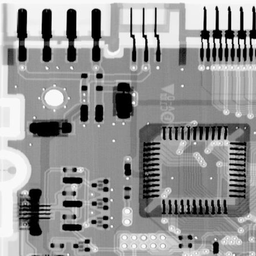
%> input picture image/circuit.tif (cropped and resized to the size of MATLAB's example picture), 256 x 256 px, given in place of rice.png, which was not available
$ octave 3_test_implement_blob_labeling.m   (GNU Octave 9; MATLAB toolbox functions it lacks are replaced by stand-ins)
%> lines starting %> are read from the running program, lines starting %| are printed output that depends on the picture; in (x1, y1, x2, y2) boxes, pixels count from 0 and x2, y2 are one past the last pixel; in counts of white or black regions, pixels touching at a corner belong together; the program's own positions count from 1; pictures that were not available may be replaced by others from this repository, and a replacement may not be noted
### source_code/myBlLabel8.m
function [output] = myBlLabel8(input)

% size of input image
[row, col]=size(input);

% process output size
output = zeros(row,col);

% default
background = 1; labelnum = 0; labellevel = 0;
A=0; B=0; C=0; D=0;

for j=1:row % image in matlab is 세로 * 가로
    for i=1:col
        if input(i,j) ~= 0

            % define section
            if i==1 % first row
                if j ~= 1 % not a first column
                    A = background; B = background; C = background;
                    D = output(i,j-1);
                else % first column
                    A=background; B=background; C=background; D=background;
                end
            elseif j==1 % first column on the every line
                if i ~= 1 % and not a first row
                    A = background; D = background;
                    B = output(i-1,j); C = output(i-1,j+1);
                end
            elseif j==col % last column line on the every line
                C = background;
                A = output(i-1,j-1); B = output(i-1,j); D = output(i,j-1);

            else
                A = output(i-1,j-1); B = output(i-1,j);
                C = output(i-1,j+1); D = output(i,j-1);
            end

            % Blob labeling
            if (A ~= 0) || (B ~= 0) || (C ~= 0) || (D ~= 0)
                Index = [A B C D];
                output(i,j) = max(Index);
            else
                labellevel = labellevel+1; % set labeling level %lab 1=1, lab2=0.25
                labelnum = round(labellevel);
                output(i,j) = labelnum+1;

            end

           % [5 lines of commented-out code are left out]

        else
            output(i,j) = 0;
        end

    end % end column for loop
end % end row for loop
end % function end

### source_code/3_test_implement_blob_labeling.m
%% Lab2-1
BW = logical([1 1 1 0 0 0 0 0;
    1 1 1 0 1 1 0 0;
    1 1 1 0 1 1 0 0;
    1 1 1 0 0 0 1 0;
    1 1 1 0 0 0 1 0;
    1 1 1 0 0 0 1 0;
    1 1 1 0 0 1 1 0;
    1 1 1 0 0 0 0 0]);

figure(1); subplot(1,3,1); imagesc(BW), colorbar;
title('Input image');


L = bwlabel(BW,8);
subplot(1,3,2); imagesc(L); colormap jet; colorbar;
title('Built-in Blob labeling')
[r, c]=find(L==2);
rc=[r c]

L1 = myBlLabel8(BW);
subplot(1,3,3); imagesc(L1); colormap jet; colorbar;
title('My Blob labeling');
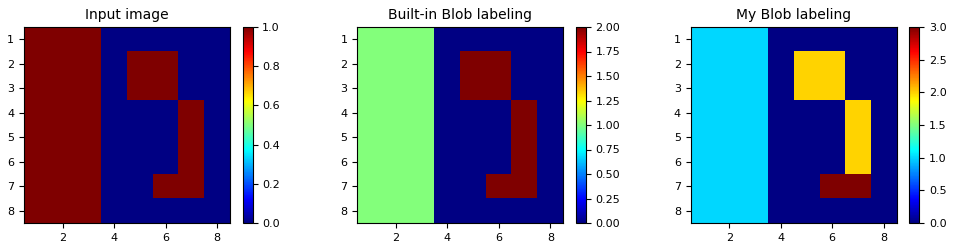
%> figure redrawn from the program's plot data, 3 panels
[r1, c1]=find(L1==2);
rc1=[r1 c1]

%% Lab2-2
% load a gray image
grayImage = imread('rice.png');
%> grayImage is the input picture: size 256x256 uint8; min 0, max 255, mean 149.1
figure(2), subplot(2,2,1); imshow(grayImage);
title('Input gray image');

% thresholding
brightBlobs = grayImage > 128; % Find bright things.
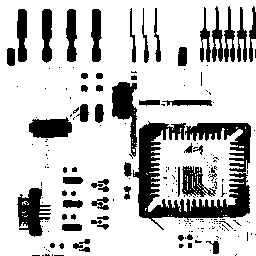
%> brightBlobs: size 256x256 logical; 77.6% white; 209 black regions (151 under 20 px), largest, box (x1, y1, x2, y2) and area: (133, 121, 251, 230) 4921, (112, 82, 137, 159) 954, (17, 188, 51, 237) 946
subplot(2,2,2); imshow(brightBlobs);
title('Binary image');

% labeling
L2 = bwlabel(brightBlobs,8) % blob labeling with 8 adjacency
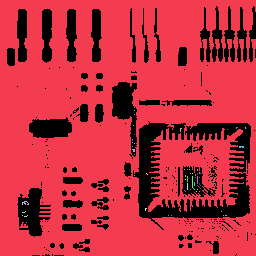
%> L2: size 256x256 double; 55 distinct labels, from 0 to 54; one colour per label, 0 black
subplot(2,2,3); imagesc(L2); colormap jet
title('Built-in Blob labeling'); colorbar;

% my labeling
L3 = myBlLabel8(brightBlobs); % my blob labeling with 8 adjacency
%> after the loop in myBlLabel8 (call 2), `for j=1:row`:
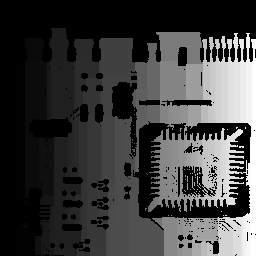
%> output: size 256x256 double; min 0, max 367, mean 89.4; drawn with min black and max white
%> after the loop in myBlLabel8 (call 2), `for j=1:row`: A = 367; C = 1; D = 367; Index = [367 367 1 367]; labellevel = 366
subplot(2,2,4); imagesc(L3); colormap jet
title('My Blob labeling'); colorbar;
